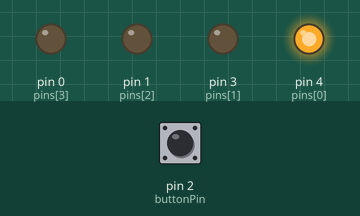
Recording of a sketch running on a simulated Arduino Uno, built with avr-gcc and run on an emulated ATmega328P. Parts: output pins drawn as LEDs (lit = HIGH). The test bench sets the inputs (shaded band); at power-on: pin 2 (buttonPin) HIGH.

Above: at 1.1 s.
At 6.0 s:
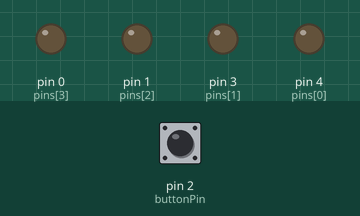
6.1 s: pin 2 (buttonPin) pulled LOW for 3 s
At 9.1 s:
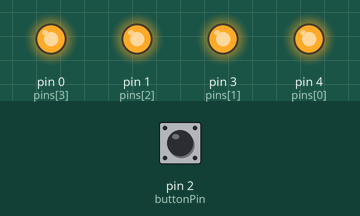
Timing chart, 0 to 25.2 s (numbered marks = the images above; inputs shaded):
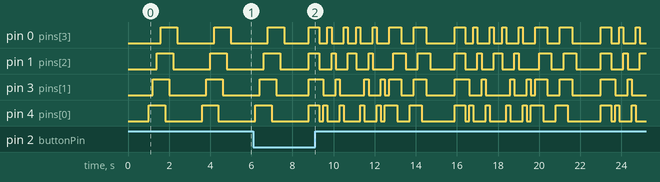

The sketch:

AllInOne.ino
```cpp
int buttonState = 0;
const int buttonPin = 2;
int counter=0;
void setup() {
  // put your setup code here, to run once:
pinMode(3,OUTPUT);
pinMode(4,OUTPUT);
pinMode(0,OUTPUT);
pinMode(1,OUTPUT);
pinMode(buttonPin, INPUT); //button
digitalWrite(buttonPin,HIGH);// if this isn't in the code it doesn't work
}
const int arraySize=4;
const int pins[arraySize]={4,3,1,0};
void RunningCircle(){
    for(int j=0;j<3;j++)
    {
        for(int i=0;i<4;i++)
      {
      digitalWrite(pins[i],HIGH);
      delay(80);
      digitalWrite(pins[i],LOW);
      delay(80);
      }
    }

    for(int j=0; j<3;j++)
    {
        for(int i=0;i<5;i++)
      {
      digitalWrite(pins[arraySize -i],HIGH);
      delay(80);
      digitalWrite(pins[arraySize -i],LOW);
      delay(80);
      }
    }

}

void ClockwiseAndCounterClockwise(){
digitalWrite(3, HIGH);
  digitalWrite(4, HIGH);
  digitalWrite(0, HIGH);
  digitalWrite(1, HIGH);
  delay(500);
  digitalWrite(3, LOW);
  digitalWrite(4, LOW);
  digitalWrite(0, LOW);
  digitalWrite(1, LOW);
  for(int i = 0; i < 2; i++) { //Clockwise
      digitalWrite(3, HIGH);
      delay(200);
      digitalWrite(3, LOW);
      digitalWrite(4, HIGH);
      delay(200);
      digitalWrite(4, LOW);
      digitalWrite(0, HIGH);
      delay(200);
      digitalWrite(0, LOW);
      digitalWrite(1, HIGH);
      delay(200);
      digitalWrite(1, LOW);
      }

      for(int i = 0; i < 2; i++) { //Counter-clockwise
      digitalWrite(1, HIGH);
      delay(200);
      digitalWrite(1, LOW);
      digitalWrite(0, HIGH);
      delay(200);
      digitalWrite(0, LOW);
      digitalWrite(4, HIGH);
      delay(200);
      digitalWrite(4, LOW);
      digitalWrite(3, HIGH);
      delay(200);
      digitalWrite(3, LOW);
        }

        for(int i = 0; i < 2; i++){
              digitalWrite(4, HIGH);
              delay(200);
              digitalWrite(0,HIGH);
              digitalWrite(3, HIGH);
              delay(200);
              digitalWrite(1, HIGH);
              delay(200);
              digitalWrite(4, LOW);
              delay(200);
              digitalWrite(3, LOW);
              digitalWrite(0, LOW);
              delay(200);
              digitalWrite(1, LOW);
              delay(200);

          }
  }

void Christmas(){
      for(int i=0;i<4;i++)
      {
        digitalWrite(pins[i],HIGH);
        delay(200);
      }
      for(int i=0;i<4;i++)
      {
        digitalWrite(pins[i],LOW);
        delay(200);
      }
}

void Lightnings(){
int redCounter=0;
int greenCounter=250;
            while (redCounter <= 250)
            {
                analogWrite(0,redCounter);
                redCounter = redCounter + 25;
                delay(300);
                analogWrite(1,greenCounter);
                greenCounter = greenCounter - 25;
                delay(300);
                if (redCounter > 250)
                {
                    digitalWrite(3,HIGH);
                    delay(50);
                    digitalWrite(3,LOW);
                }
                if (greenCounter < 0)
                {
                    digitalWrite(4,HIGH);
                    delay(50);
                    digitalWrite(4,LOW);
                    break;
                }
            }

}
void loop() {
  buttonState = digitalRead(buttonPin);
  delay(1000);
  if(buttonState==0){//button is pressed
    counter++;
   }
  if(counter>3){
      counter=0;
     }

  if(counter==0){
    Christmas();
    }
  if(counter==1){
     ClockwiseAndCounterClockwise();
    }
  if(counter==2){
    RunningCircle();
    }
   if(counter==3){
     Lightnings();
    }

}
```

Measured:
- by itself, pin 0 (pins[3]), pin 1 (pins[2]), pin 3 (pins[1]), pin 4 (pins[0]): moves between LOW and HIGH, repeating every 7.1 s
